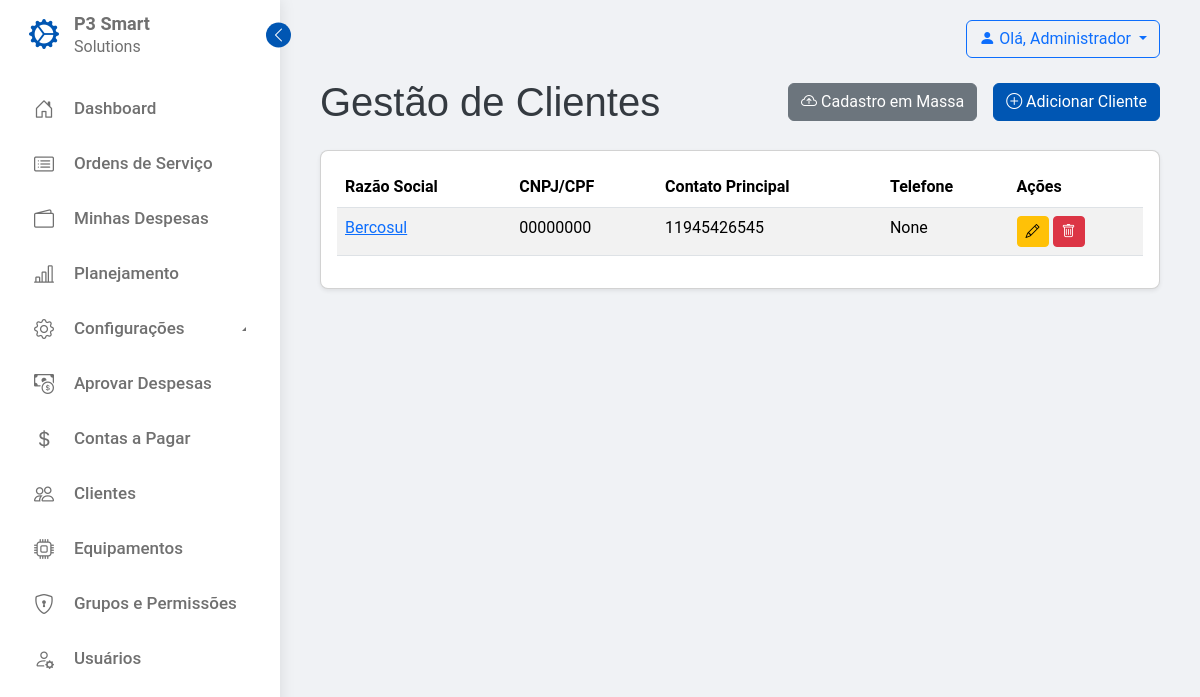
The app's page /servico/gestao/clientes/ (signed in), older data.
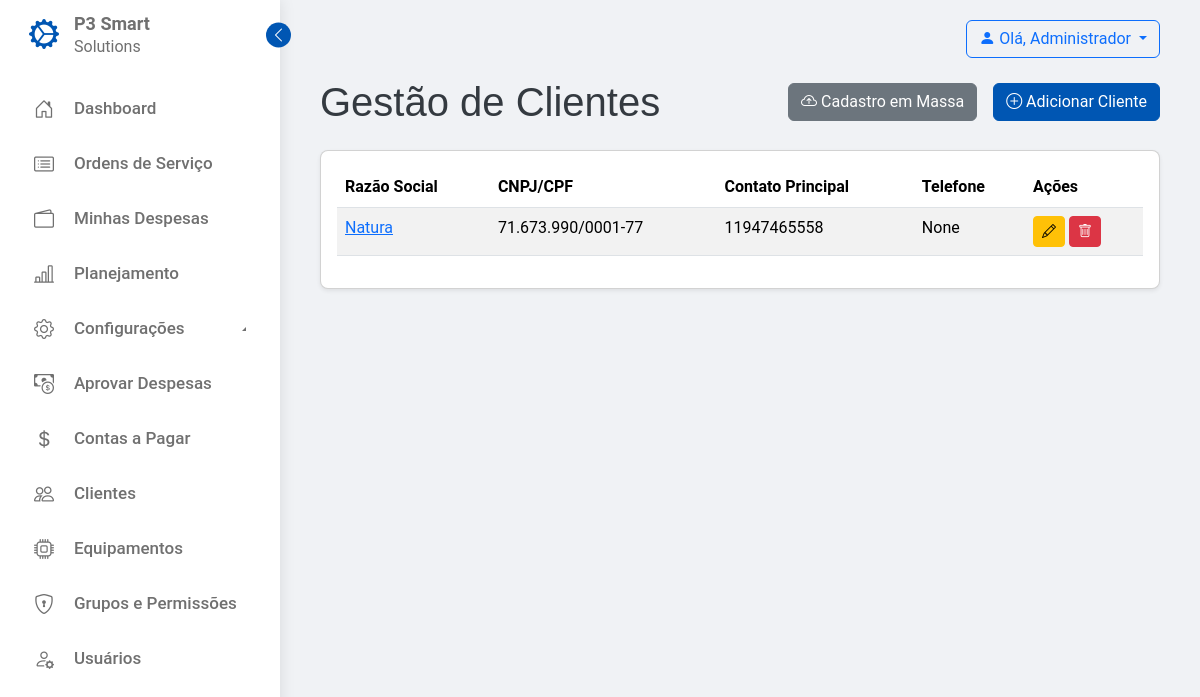
The same page, newer data.
### servico_campo/models.py (models this page shows, shortened)
class Cliente(models.Model):
    razao_social = models.CharField(
        max_length=200, verbose_name="Razão Social / Nome")
    cnpj_cpf = models.CharField(max_length=18, unique=True, verbose_name="CNPJ / CPF",
                                help_text="Formato: XX.XXX.XXX/XXXX-XX ou XXX.XXX.XXX-XX")
    endereco = models.CharField(max_length=255, verbose_name="Endereço")
    cidade = models.CharField(max_length=100, verbose_name="Cidade")
    estado = models.CharField(
        max_length=2, verbose_name="Estado", help_text="Sigla do estado (ex: SP, MG)")
    cep = models.CharField(max_length=10, verbose_name="CEP",
                           help_text="Formato: XXXXX-XXX")
    telefone = models.CharField(
        max_length=20, verbose_name="Telefone", null=True, blank=True)
    email = models.EmailField(verbose_name="E-mail", null=True, blank=True)
    contato_principal = models.CharField(
        max_length=100, verbose_name="Contato Principal")
    telefone_contato = models.CharField(
        max_length=20, verbose_name="Telefone do Contato", null=True, blank=True)
    email_contato = models.EmailField(
        verbose_name="E-mail do Contato", null=True, blank=True)
    usuarios_associados = models.ManyToManyField(
        User, related_name="empresas_associadas", blank=True, verbose_name="Usuários com Acesso")
    class Meta:
        verbose_name = "Cliente"
        verbose_name_plural = "Clientes"
        ordering = ['razao_social']

### servico_campo/views.py (the view)
# urls.py: path('gestao/clientes/', views.ClienteListView.as_view(), name='lista_clientes'),
class ClienteListView(GestorRequiredMixin, ListView):
    permission_required = 'servico_campo.view_cliente'
    model = Cliente
    template_name = 'servico_campo/gestao/cliente_list.html'
    context_object_name = 'clientes'
    paginate_by = 10

### servico_campo/views.py (called while the page is built)
    def dispatch(self, request, *args, **kwargs):
        if not self.permission_required:
            raise ImproperlyConfigured(
                f"{self.__class__.__name__} não definiu um 'permission_required'. "
                "Você precisa adicionar a propriedade permission_required a esta view."
            )
        if not request.user.is_authenticated:
            return self.handle_no_permission()
        if request.user.has_perm(self.permission_required):
            return super().dispatch(request, *args, **kwargs)
        raise PermissionDenied

### servico_campo/templates/servico_campo/gestao/cliente_list.html (shortened to what this page needs)
{% extends 'servico_campo/base.html' %}
{% block content %}
    <div class="d-flex flex-column flex-md-row justify-content-md-between align-items-md-center gap-3 mb-4">
        <h1 class="mb-0">Gestão de Clientes</h1>
        <div class="d-flex flex-column flex-sm-row gap-2">
            {% if perms.servico_campo.add_cliente %}
            <a href="{% url 'servico_campo:cadastro_massa_clientes' %}" class="btn btn-secondary me-2">
                <i class="bi bi-cloud-arrow-up"></i> Cadastro em Massa
            </a>
            <a href="{% url 'servico_campo:novo_cliente' %}" class="btn btn-primary">
                <i class="bi bi-plus-circle"></i> Adicionar Cliente
            </a>
            {% endif %}
        </div>
    </div>
    <div class="card card-body">
        <div class="table-responsive">
            <table class="table table-striped table-hover">
                <thead>
                    <tr>
                        <th>Razão Social</th>
                        <th>CNPJ/CPF</th>
                        <th>Contato Principal</th>
                        <th>Telefone</th>
                        <th>Ações</th>
                    </tr>
                </thead>
                <tbody>
                    {% for cliente in clientes %}
                    <tr>
                        <td><a href="{% url 'servico_campo:detalhe_cliente' cliente.pk %}">{{ cliente.razao_social }}</a></td>
                        <td>{{ cliente.cnpj_cpf }}</td>
                        <td>{{ cliente.contato_principal }}</td>
                        <td>{{ cliente.telefone_contato }}</td>
                        <td>
                            <a href="{% url 'servico_campo:editar_cliente' cliente.pk %}" class="btn btn-sm btn-warning"><i class="bi bi-pencil"></i></a>
                            <a href="{% url 'servico_campo:excluir_cliente' cliente.pk %}" class="btn btn-sm btn-danger"><i class="bi bi-trash"></i></a>
                        </td>
                    </tr>
                    {% endfor %}
                </tbody>
            </table>
        </div>
    </div>
{% endblock %}

Row changes from the older to the newer data that the page shows:
removed Cliente: razao_social "Bercosul", cnpj_cpf "00000000", contato_principal "11945426545", telefone_contato "None"
added Cliente: razao_social "Natura", cnpj_cpf "71.673.990/0001-77", contato_principal "11947465558", telefone_contato "None"
